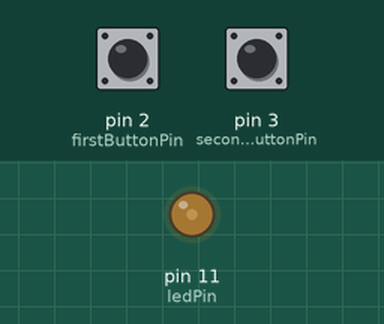
Bench run of a sketch on a simulated Arduino Uno, built with avr-gcc and run on an emulated ATmega328P. Shown: output pins drawn as LEDs (lit = HIGH). The inputs (shaded band) are chosen by the test bench; at power-on: pin 2 (firstButtonPin) HIGH, pin 3 (secondButtonPin) HIGH.

Above: at 1.2 s.
1.3 s: pin 2 (firstButtonPin) pulled LOW for 0.15 s
At 1.37 s:
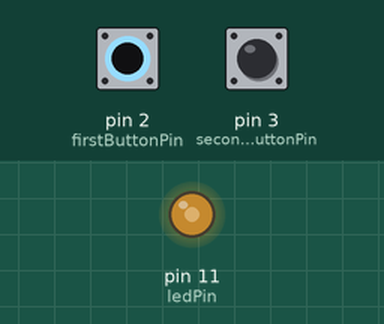
2.9 s: pin 3 (secondButtonPin) pulled LOW for 0.15 s
At 2.97 s:
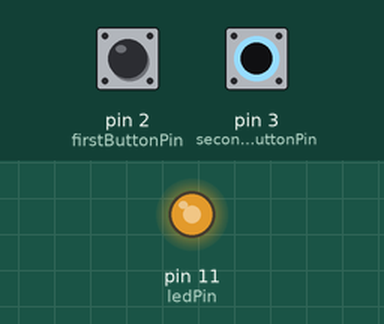
4.5 s: pin 3 (secondButtonPin) pulled LOW for 3.2 s
At 8.9 s:
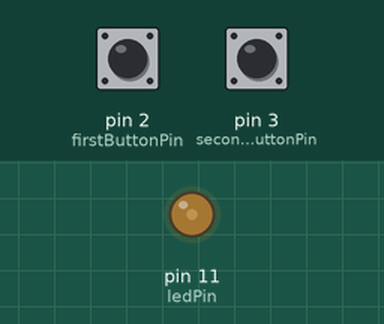
9.2 s: pin 2 (firstButtonPin) pulled LOW for 3.2 s
At 10.1 s:
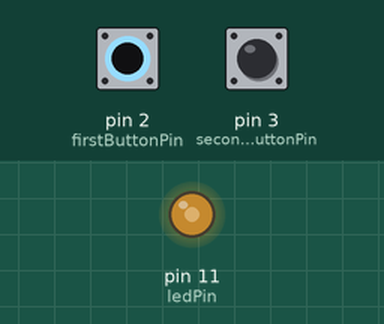
13.9 s: pin 2 (firstButtonPin) driven LOW and pin 3 (secondButtonPin) driven LOW
At 14.9 s:
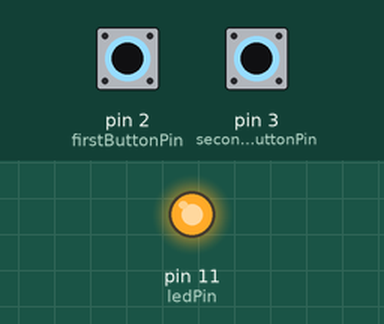
Timing chart, 0 to 16.4 s (numbered marks = the images above; inputs shaded):
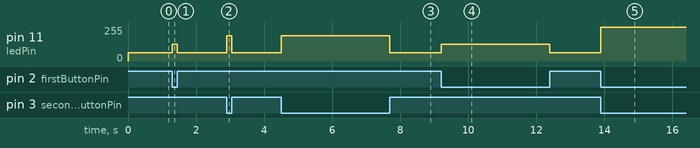

Measured:
- after the input at 1.3 s, pin 11 (ledPin): 63/255 → 127/255 at once, → 63/255 0.15 s later
- after the input at 2.9 s, pin 11 (ledPin): 63/255 → 191/255 at once, → 63/255 0.15 s later
- after the input at 4.5 s, pin 11 (ledPin): 63/255 → 191/255 at once, → 63/255 3.2 s later
- after the input at 9.2 s, pin 11 (ledPin): 63/255 → 127/255 at once, → 63/255 3.2 s later
- after the input at 13.9 s, pin 11 (ledPin): 63/255 → 255/255 at once

The sketch:

pwm_LED_brightness.ino
```cpp
// constants won't change. They're used here to set pin numbers:
const int firstButtonPin = 2;  // the number of the pushbutton pin
const int ledPin = 11;    // the number of the LED pin
const int secondButtonPin = 3;

// variables will change:
int firstButtonState = 0;  // variable for reading the pushbutton status
int secondButtonState = 0;

void setup() {
  // initialize the LED pin as an output:
  pinMode(ledPin, OUTPUT);
  // initialize both buttons as an input:
  pinMode(firstButtonPin, INPUT);
  pinMode(secondButtonPin, INPUT);
}

void loop() {
  // Read the state of the pushbutton value:
  firstButtonState = digitalRead(firstButtonPin);
  secondButtonState = digitalRead(secondButtonPin);

  //Check if the pushbutton is pressed. If it is, the buttonState is HIGH:
  if (firstButtonState == LOW && secondButtonState == LOW) {
    // LED should be fully "ON" if both buttons are depressed
    analogWrite(ledPin, 255);
  } else if (firstButtonState == HIGH && secondButtonState == LOW) {
    // If the first button is pressed, the LED should be PWM'd to ~75%
    analogWrite(ledPin, 255 * 0.75);
  } else if (firstButtonState == LOW && secondButtonState == HIGH) {
    // If the second button is pressed, the PWM-regulated brightness is set to 50%
    analogWrite(ledPin, 255 * 0.5);
  } else {
    // If both are pressed, brightness is set to 25%
    analogWrite(ledPin, 255 * 0.25);
  }
}
```
